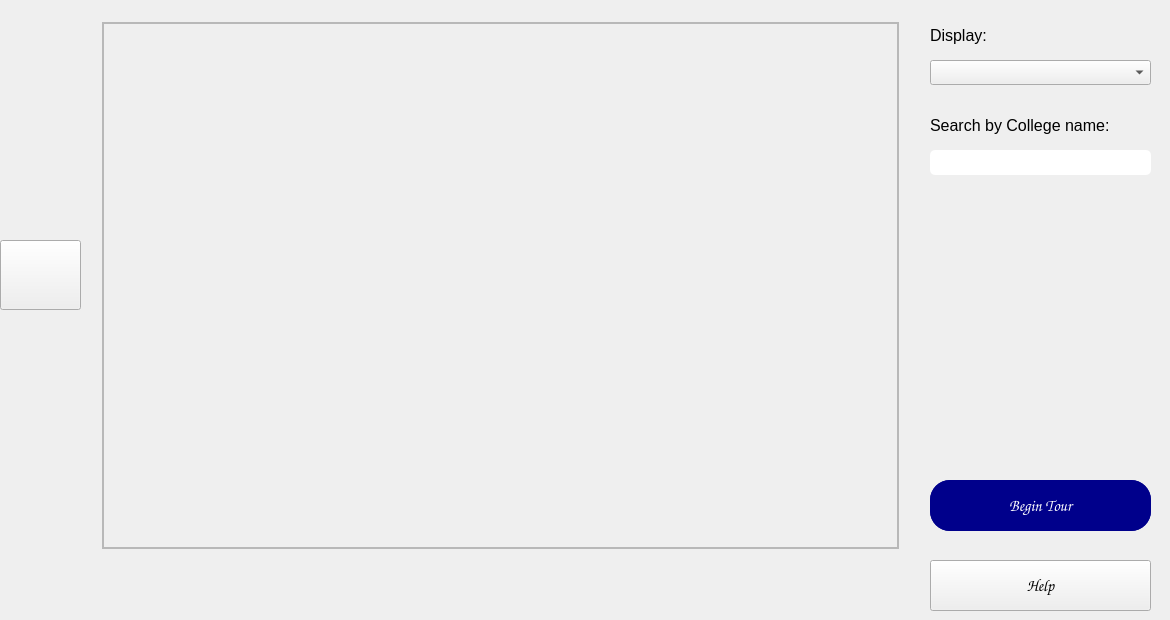
    <widget class="QWidget" name="page_5">
     <widget class="QTableWidget" name="display_college_table">
      <property name="geometry">
       <rect>
        <x>100</x>
        <y>20</y>
        <width>801</width>
        <height>531</height>
       </rect>
      </property>
      <property name="styleSheet">
       <string notr="true">QTableWidget {
	background: transparent;
	color: white;
	font-size: 18px;
	font-weight: bold;
}</string>
      </property>
      <property name="frameShape">
       <enum>QFrame::Box</enum>
      </property>
      <property name="frameShadow">
       <enum>QFrame::Sunken</enum>
      </property>
      <property name="lineWidth">
       <number>2</number>
      </property>
      <property name="midLineWidth">
       <number>2</number>
      </property>
     </widget>
     <widget class="QPushButton" name="purchase_button">
      <property name="geometry">
       <rect>
        <x>930</x>
        <y>480</y>
        <width>221</width>
        <height>51</height>
       </rect>
      </property>
      <property name="font">
       <font>
        <family>Comic Sans MS</family>
        <pointsize>12</pointsize>
       </font>
      </property>
      <property name="styleSheet">
       <string notr="true">QPushButton {
	background: darkblue;
	color: white;
	border-style: outset;
	border-radius: 20px;
}

QPushButton:hover {
	background: lightblue;
	color: darkbrown;
}</string>
      </property>
      <property name="text">
       <string>Online Purchasing</string>
      </property>
     </widget>
     <widget class="QPushButton" name="help_button">
      <property name="geometry">
       <rect>
        <x>930</x>
        <y>560</y>
        <width>221</width>
        <height>51</height>
       </rect>
      </property>
      <property name="font">
       <font>
        <family>Comic Sans MS</family>
        <pointsize>12</pointsize>
       </font>
      </property>
      <property name="text">
       <string>Help</string>
      </property>
     </widget>
     <widget class="QLineEdit" name="search_edit">
      <property name="geometry">
       <rect>
        <x>930</x>
        <y>150</y>
        <width>221</width>
        <height>25</height>
       </rect>
      </property>
      <property name="styleSheet">
       <string notr="true">QLineEdit {
	border-style: inset;
	border-radius: 5px;
}</string>
      </property>
     </widget>
     <widget class="QLabel" name="display_label">
      <property name="geometry">
       <rect>
        <x>930</x>
        <y>20</y>
        <width>221</width>
        <height>31</height>
       </rect>
      </property>
      <property name="styleSheet">
       <string notr="true">QLabel {
	font-size: 16px;
}</string>
      </property>
      <property name="text">
       <string>Display:</string>
      </property>
      <property name="alignment">
       <set>Qt::AlignLeading|Qt::AlignLeft|Qt::AlignVCenter</set>
      </property>
     </widget>
     <widget class="QComboBox" name="display_comboBox">
      <property name="geometry">
       <rect>
        <x>930</x>
        <y>60</y>
        <width>221</width>
        <height>25</height>
       </rect>
      </property>
      <property name="styleSheet">
       <string notr="true"/>
      </property>
      <item>
       <property name="text">
        <string/>
       </property>
      </item>
      <item>
       <property name="text">
        <string>Colleges</string>
       </property>
      </item>
      <item>
       <property name="text">
        <string>Souvenirs</string>
       </property>
      </item>
     </widget>
     <widget class="QPushButton" name="tour_button">
      <property name="geometry">
       <rect>
        <x>930</x>
        <y>480</y>
        <width>221</width>
        <height>51</height>
       </rect>
      </property>
      <property name="font">
       <font>
        <family>Comic Sans MS</family>
        <pointsize>12</pointsize>
       </font>
      </property>
      <property name="styleSheet">
       <string notr="true">QPushButton {
	background: darkblue;
	color: white;
	border-style: outset;
	border-radius: 20px;
}

QPushButton:hover {
	background: lightblue;
	color: darkbrown;
}</string>
      </property>
      <property name="text">
       <string>Begin Tour</string>
      </property>
     </widget>
     <widget class="QLabel" name="search_label">
      <property name="geometry">
       <rect>
        <x>930</x>
        <y>110</y>
        <width>231</width>
        <height>31</height>
       </rect>
      </property>
      <property name="font">
       <font>
        <family>helvetica</family>
        <pointsize>-1</pointsize>
       </font>
      </property>
      <property name="styleSheet">
       <string notr="true">QLabel {
	font-size: 16px;
}</string>
      </property>
      <property name="text">
       <string>Search by College name:</string>
      </property>
      <property name="alignment">
       <set>Qt::AlignLeading|Qt::AlignLeft|Qt::AlignVCenter</set>
      </property>
     </widget>
     <widget class="QPushButton" name="backPage_14">
      <property name="geometry">
       <rect>
        <x>0</x>
        <y>240</y>
        <width>81</width>
        <height>70</height>
       </rect>
      </property>
      <property name="styleSheet">
       <string notr="true">QPushButton {
	background-image: url('res/back-xx.png');
	background-size: 10px;    
    background-repeat: no-repeat;
    background-position: center center;
}</string>
      </property>
      <property name="text">
       <string/>
      </property>
     </widget>
    </widget>
